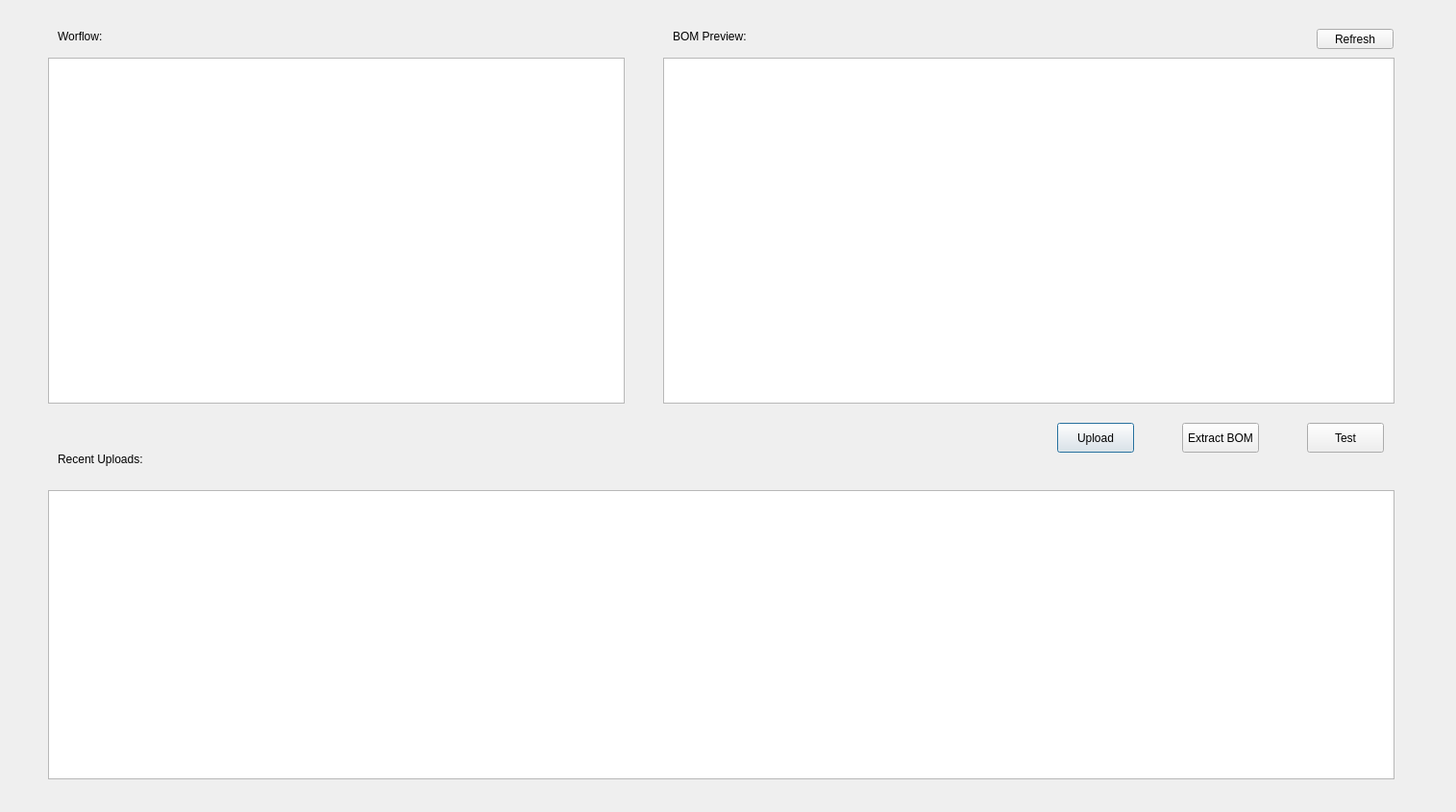
<?xml version="1.0" encoding="UTF-8"?>
<ui version="4.0">
 <class>engineering_dialog</class>
 <widget class="QDialog" name="engineering_dialog">
  <property name="geometry">
   <rect>
    <x>0</x>
    <y>0</y>
    <width>1515</width>
    <height>845</height>
   </rect>
  </property>
  <property name="windowTitle">
   <string>engineering_dialog</string>
  </property>
  <widget class="QTableWidget" name="tableWidget_workflow">
   <property name="geometry">
    <rect>
     <x>50</x>
     <y>60</y>
     <width>600</width>
     <height>360</height>
    </rect>
   </property>
  </widget>
  <widget class="QPushButton" name="upload_button">
   <property name="geometry">
    <rect>
     <x>1100</x>
     <y>440</y>
     <width>80</width>
     <height>31</height>
    </rect>
   </property>
   <property name="text">
    <string>Upload</string>
   </property>
  </widget>
  <widget class="QPushButton" name="extract_button">
   <property name="geometry">
    <rect>
     <x>1230</x>
     <y>440</y>
     <width>80</width>
     <height>31</height>
    </rect>
   </property>
   <property name="text">
    <string>Extract BOM</string>
   </property>
  </widget>
  <widget class="QTableWidget" name="tableWidget_2">
   <property name="geometry">
    <rect>
     <x>690</x>
     <y>60</y>
     <width>761</width>
     <height>360</height>
    </rect>
   </property>
  </widget>
  <widget class="QPushButton" name="test_button">
   <property name="geometry">
    <rect>
     <x>1360</x>
     <y>440</y>
     <width>80</width>
     <height>31</height>
    </rect>
   </property>
   <property name="text">
    <string>Test</string>
   </property>
  </widget>
  <widget class="QTableWidget" name="tableWidget_3">
   <property name="geometry">
    <rect>
     <x>50</x>
     <y>510</y>
     <width>1401</width>
     <height>301</height>
    </rect>
   </property>
  </widget>
  <widget class="QLabel" name="label">
   <property name="geometry">
    <rect>
     <x>60</x>
     <y>470</y>
     <width>251</width>
     <height>16</height>
    </rect>
   </property>
   <property name="text">
    <string>Recent Uploads:</string>
   </property>
  </widget>
  <widget class="QLabel" name="label_2">
   <property name="geometry">
    <rect>
     <x>60</x>
     <y>30</y>
     <width>61</width>
     <height>16</height>
    </rect>
   </property>
   <property name="text">
    <string>Worflow:</string>
   </property>
  </widget>
  <widget class="QLabel" name="label_3">
   <property name="geometry">
    <rect>
     <x>700</x>
     <y>30</y>
     <width>111</width>
     <height>16</height>
    </rect>
   </property>
   <property name="text">
    <string>BOM Preview:</string>
   </property>
  </widget>
  <widget class="QPushButton" name="table_refresh_button_2">
   <property name="geometry">
    <rect>
     <x>1370</x>
     <y>30</y>
     <width>80</width>
     <height>21</height>
    </rect>
   </property>
   <property name="text">
    <string>Refresh</string>
   </property>
  </widget>
 </widget>
 <layoutdefault spacing="6" margin="11"/>
 <resources/>
 <connections/>
</ui>
